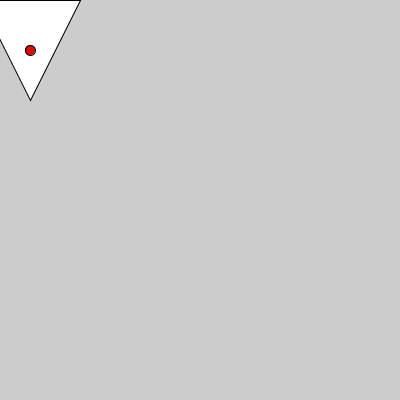
Frame 1 (no input)
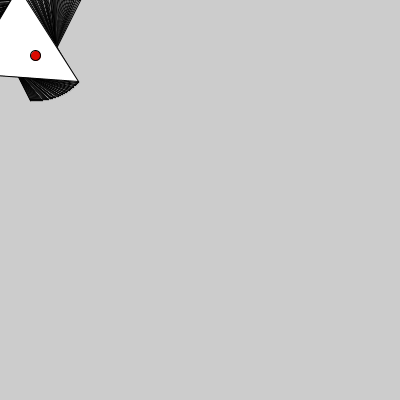
Frame 60 (the mouse pressed at the canvas centre just before this capture)
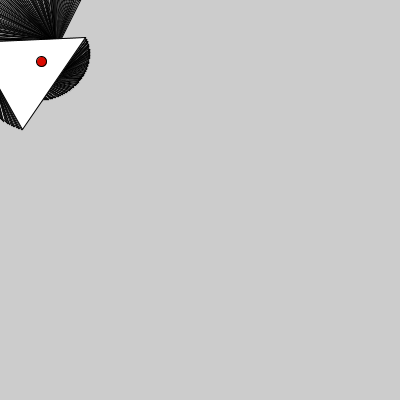
Frame 120 (the mouse held since frame 60 and released just before this capture)

The Processing sketch that drew these frames (run headless with seeded random() and noise(); from frame 60 on, the mouse is pressed at the canvas centre):

// Processing sketch: sketch_240905b_rueda
// ── sketch_240905b_rueda.pde
Triangle t;
void setup () {
  size(400, 400);  
  t = new Triangle();
}
void draw () {
  //translate(200, 200);  
  t.Draw();
  //t.Rotate(-radians(0.5));
  //t.TranslateLocal(0.1,0);
  t.RotateLocal(radians(1));
  t.Translate(0.1,0.1);
}

// ── Byke.pde
class Byke {
  Tyre ta, tb;
  PVector test;
  
  Byke () {
    ta = new Tyre();
    tb = new Tyre();
    ta.Translate(50, 0);
    tb.Translate(-50, 0);
    test = new PVector(0, -50);
  }
  
  void Draw () {
    ta.Draw();
    tb.Draw();
    circle(test.x, test.y, 30);
  }
  
  void Forward() {
    ta.Translate(1,0);
    tb.Translate(1,0);
    test.add(1,0);
    ta.RotateLocal(-radians(1));
    tb.RotateLocal(-radians(1));
  }
  
  void Backward() {
    ta.Translate(-1,0);
    tb.Translate(-1,0);
    test.add(-1,0);
    ta.RotateLocal(radians(1));
    tb.RotateLocal(radians(1));
  }
  
}

// ── Triangle.pde
class Triangle {
  PVector [] points;
  PVector center;
  
  Triangle () {
    points = new PVector[3];
    points[0] = new PVector(0,50);
    points[1] = new PVector(-50,-50);
    points[2] = new PVector(50,-50);
    center = new PVector (30, 50);
  }
  
  void Draw () {
    fill(255);
    beginShape();
    for (PVector p: points) {
      vertex(center.x + p.x, center.y + p.y);
    }
    endShape(CLOSE);
    fill(220,10,0);
    circle(center.x, center.y, 10);
  }
  
  void Translate (float x, float y) {
    center.add(x,y);
  }
  
  void TranslateLocal(float x, float y) {
    for (PVector p: points) {
      p.add(new PVector(x,y));
    }
  }  
  
  void Rotate(float theta) {
    center = Rotate(center,theta);
  }
  
  void RotateLocal(float theta) {
    points[0] = Rotate(points[0], theta);
    points[1] = Rotate(points[1], theta);
    points[2] = Rotate(points[2], theta);
  }
   
  PVector Rotate(PVector p, float theta) {
    float x, y;
    x = p.x * cos(theta) + p.y * sin(theta);
    y = -p.x * sin(theta) + p.y * cos(theta);
    return new PVector(x, y);
  }
}

// ── Tyre.pde
class Tyre {
  PVector [] points;
  PVector center;
  float r;
  
  Tyre() {
    points = new PVector[8];
    r = 30;
    
    for (int i = 0; i < 8; i++) {
      float theta = (float)i * (PI/4.0);
      
      float x = r * cos (theta);
      float y = r * sin (theta);
      points[i] = new PVector(x,y);
    }
    center = new PVector (0, 0);
  }
  
  Tyre(float radius) {
    points = new PVector[8];
    r = radius;
    
    for (int i = 0; i < 8; i++) {
      float theta = (float)i * (PI/4.0);
      
      float x = r * cos (theta);
      float y = r * sin (theta);
      points[i] = new PVector(x,y);
    }
    center = new PVector (0, 0);
  }
  
  
  void Draw () {
    fill(255);
    for (PVector p:points) {
      PVector radius = PVector.add(center, p);
      Line(center,radius);
    }
    fill(220,10,0);
    circle(center.x, center.y, 10);
    noFill();
    circle(center.x, center.y, 2 * r);
  }
  
  void Line (PVector a, PVector b) {
    line(a.x, a.y, b.x, b.y);
  }
  
  void Translate (float x, float y) {
    center.add(x,y);
  }
  
  void TranslateLocal(float x, float y) {
    for (PVector p: points) {
      p.add(new PVector(x,y));
    }
  }  
  
  void Rotate(float theta) {
    center = Rotate(center,theta);
  }
  
  void RotateLocal(float theta)  {
    for (int i = 0; i < 8; i++) {
      points[i] = Rotate(points[i], theta);
    }
  }
   
  PVector Rotate(PVector p, float theta) {
    float x, y;
    x = p.x * cos(theta) + p.y * sin(theta);
    y = -p.x * sin(theta) + p.y * cos(theta);
    return new PVector(x, y);
  }
  
}
